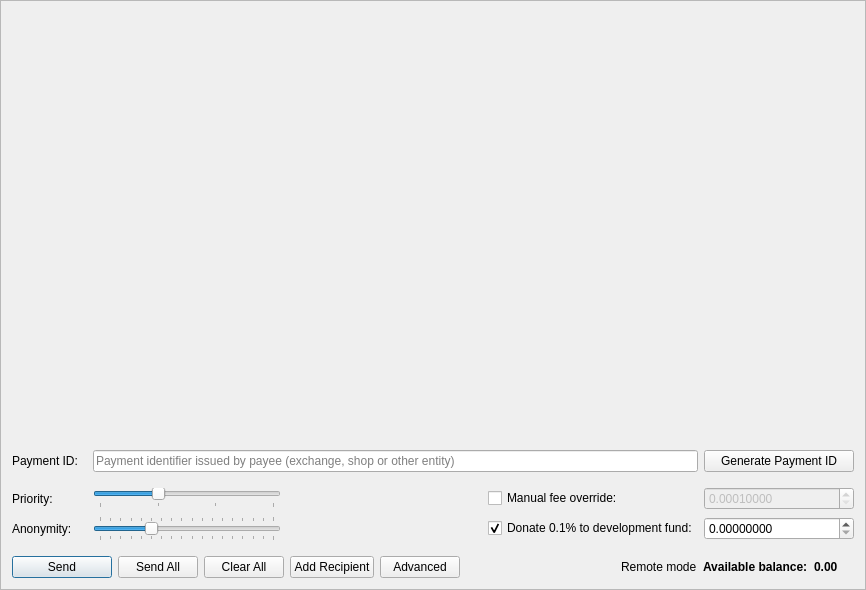
<?xml version="1.0" encoding="UTF-8"?>
<ui version="4.0">
 <class>SendFrame</class>
 <widget class="QFrame" name="SendFrame">
  <property name="geometry">
   <rect>
    <x>0</x>
    <y>0</y>
    <width>866</width>
    <height>590</height>
   </rect>
  </property>
  <property name="windowTitle">
   <string>Frame</string>
  </property>
  <property name="frameShape">
   <enum>QFrame::StyledPanel</enum>
  </property>
  <property name="frameShadow">
   <enum>QFrame::Raised</enum>
  </property>
  <layout class="QVBoxLayout" name="m_send_frame_main_layout">
   <item>
    <widget class="QScrollArea" name="m_transfersScrollarea">
     <property name="frameShape">
      <enum>QFrame::NoFrame</enum>
     </property>
     <property name="widgetResizable">
      <bool>true</bool>
     </property>
     <widget class="QWidget" name="scrollAreaWidgetContents">
      <property name="geometry">
       <rect>
        <x>0</x>
        <y>0</y>
        <width>846</width>
        <height>538</height>
       </rect>
      </property>
      <layout class="QVBoxLayout" name="m_send_frame_layout">
       <property name="leftMargin">
        <number>0</number>
       </property>
       <property name="topMargin">
        <number>0</number>
       </property>
       <property name="rightMargin">
        <number>0</number>
       </property>
       <property name="bottomMargin">
        <number>0</number>
       </property>
       <item>
        <spacer name="verticalSpacer">
         <property name="orientation">
          <enum>Qt::Vertical</enum>
         </property>
         <property name="sizeHint" stdset="0">
          <size>
           <width>20</width>
           <height>445</height>
          </size>
         </property>
        </spacer>
       </item>
       <item>
        <layout class="QGridLayout" name="gridLayout">
         <property name="topMargin">
          <number>5</number>
         </property>
         <item row="0" column="0">
          <widget class="QLabel" name="label_6">
           <property name="sizePolicy">
            <sizepolicy hsizetype="Preferred" vsizetype="Preferred">
             <horstretch>0</horstretch>
             <verstretch>0</verstretch>
            </sizepolicy>
           </property>
           <property name="minimumSize">
            <size>
             <width>75</width>
             <height>0</height>
            </size>
           </property>
           <property name="maximumSize">
            <size>
             <width>100</width>
             <height>16777215</height>
            </size>
           </property>
           <property name="text">
            <string>Payment ID:</string>
           </property>
          </widget>
         </item>
         <item row="0" column="2">
          <widget class="QPushButton" name="m_generatePaymentIdButton">
           <property name="sizePolicy">
            <sizepolicy hsizetype="Preferred" vsizetype="Fixed">
             <horstretch>0</horstretch>
             <verstretch>0</verstretch>
            </sizepolicy>
           </property>
           <property name="minimumSize">
            <size>
             <width>150</width>
             <height>0</height>
            </size>
           </property>
           <property name="maximumSize">
            <size>
             <width>200</width>
             <height>16777215</height>
            </size>
           </property>
           <property name="text">
            <string>Generate Payment ID</string>
           </property>
          </widget>
         </item>
         <item row="0" column="1">
          <widget class="QLineEdit" name="m_paymentIdEdit">
           <property name="maxLength">
            <number>64</number>
           </property>
           <property name="placeholderText">
            <string>Payment identifier issued by payee (exchange, shop or other entity)</string>
           </property>
          </widget>
         </item>
        </layout>
       </item>
       <item>
        <widget class="QFrame" name="m_advancedWidget">
         <layout class="QGridLayout" name="advancedGridLayout">
          <property name="leftMargin">
           <number>0</number>
          </property>
          <property name="topMargin">
           <number>9</number>
          </property>
          <property name="rightMargin">
           <number>0</number>
          </property>
          <item row="1" column="0">
           <widget class="QLabel" name="label_2">
            <property name="minimumSize">
             <size>
              <width>75</width>
              <height>0</height>
             </size>
            </property>
            <property name="maximumSize">
             <size>
              <width>100</width>
              <height>16777215</height>
             </size>
            </property>
            <property name="text">
             <string>Anonymity:</string>
            </property>
           </widget>
          </item>
          <item row="1" column="4">
           <widget class="QCheckBox" name="donateCheckBox">
            <property name="text">
             <string>Donate 0.1% to development fund:</string>
            </property>
            <property name="checked">
             <bool>true</bool>
            </property>
           </widget>
          </item>
          <item row="0" column="0">
           <widget class="QLabel" name="label_3">
            <property name="minimumSize">
             <size>
              <width>75</width>
              <height>0</height>
             </size>
            </property>
            <property name="maximumSize">
             <size>
              <width>100</width>
              <height>16777215</height>
             </size>
            </property>
            <property name="text">
             <string>Priority:</string>
            </property>
           </widget>
          </item>
          <item row="1" column="1">
           <widget class="QSlider" name="m_mixinSlider">
            <property name="maximumSize">
             <size>
              <width>200</width>
              <height>16777215</height>
             </size>
            </property>
            <property name="baseSize">
             <size>
              <width>200</width>
              <height>0</height>
             </size>
            </property>
            <property name="minimum">
             <number>2</number>
            </property>
            <property name="maximum">
             <number>19</number>
            </property>
            <property name="pageStep">
             <number>1</number>
            </property>
            <property name="value">
             <number>7</number>
            </property>
            <property name="sliderPosition">
             <number>7</number>
            </property>
            <property name="tracking">
             <bool>false</bool>
            </property>
            <property name="orientation">
             <enum>Qt::Horizontal</enum>
            </property>
            <property name="tickPosition">
             <enum>QSlider::TicksBothSides</enum>
            </property>
            <property name="tickInterval">
             <number>1</number>
            </property>
           </widget>
          </item>
          <item row="0" column="5">
           <widget class="QDoubleSpinBox" name="m_feeSpin">
            <property name="enabled">
             <bool>false</bool>
            </property>
            <property name="minimumSize">
             <size>
              <width>150</width>
              <height>0</height>
             </size>
            </property>
            <property name="baseSize">
             <size>
              <width>150</width>
              <height>0</height>
             </size>
            </property>
            <property name="cursor">
             <cursorShape>IBeamCursor</cursorShape>
            </property>
            <property name="locale">
             <locale language="English" country="UnitedStates"/>
            </property>
            <property name="suffix">
             <string/>
            </property>
            <property name="decimals">
             <number>8</number>
            </property>
            <property name="minimum">
             <double>0.00010000</double>
            </property>
            <property name="maximum">
             <double>999999999999999.00000000</double>
            </property>
            <property name="singleStep">
             <double>0.00010000</double>
            </property>
            <property name="value">
             <double>0.00010000</double>
            </property>
           </widget>
          </item>
          <item row="1" column="5">
           <widget class="QDoubleSpinBox" name="m_donateSpin">
            <property name="minimumSize">
             <size>
              <width>150</width>
              <height>0</height>
             </size>
            </property>
            <property name="maximumSize">
             <size>
              <width>16777215</width>
              <height>16777215</height>
             </size>
            </property>
            <property name="baseSize">
             <size>
              <width>150</width>
              <height>0</height>
             </size>
            </property>
            <property name="cursor">
             <cursorShape>IBeamCursor</cursorShape>
            </property>
            <property name="locale">
             <locale language="English" country="UnitedStates"/>
            </property>
            <property name="decimals">
             <number>8</number>
            </property>
            <property name="maximum">
             <double>999999999999999.00000000</double>
            </property>
            <property name="singleStep">
             <double>0.10000000</double>
            </property>
           </widget>
          </item>
          <item row="1" column="3">
           <spacer name="horizontalSpacer">
            <property name="orientation">
             <enum>Qt::Horizontal</enum>
            </property>
            <property name="sizeType">
             <enum>QSizePolicy::Expanding</enum>
            </property>
            <property name="sizeHint" stdset="0">
             <size>
              <width>100</width>
              <height>20</height>
             </size>
            </property>
           </spacer>
          </item>
          <item row="0" column="1">
           <layout class="QGridLayout" name="m_priorityGridLayout">
            <property name="verticalSpacing">
             <number>0</number>
            </property>
            <item row="1" column="0">
             <widget class="QSlider" name="m_prioritySlider">
              <property name="maximumSize">
               <size>
                <width>200</width>
                <height>16777215</height>
               </size>
              </property>
              <property name="baseSize">
               <size>
                <width>200</width>
                <height>0</height>
               </size>
              </property>
              <property name="minimum">
               <number>1</number>
              </property>
              <property name="maximum">
               <number>4</number>
              </property>
              <property name="pageStep">
               <number>1</number>
              </property>
              <property name="value">
               <number>2</number>
              </property>
              <property name="sliderPosition">
               <number>2</number>
              </property>
              <property name="orientation">
               <enum>Qt::Horizontal</enum>
              </property>
              <property name="tickPosition">
               <enum>QSlider::TicksBelow</enum>
              </property>
              <property name="tickInterval">
               <number>1</number>
              </property>
             </widget>
            </item>
           </layout>
          </item>
          <item row="1" column="2">
           <widget class="QLabel" name="m_mixinLabel">
            <property name="text">
             <string/>
            </property>
           </widget>
          </item>
          <item row="0" column="4">
           <widget class="QCheckBox" name="m_manualFeeCheckBox">
            <property name="text">
             <string>Manual fee override:</string>
            </property>
           </widget>
          </item>
         </layout>
        </widget>
       </item>
      </layout>
     </widget>
    </widget>
   </item>
   <item>
    <layout class="QHBoxLayout" name="horizontalLayout">
     <item>
      <widget class="QPushButton" name="m_sendButton">
       <property name="minimumSize">
        <size>
         <width>100</width>
         <height>0</height>
        </size>
       </property>
       <property name="text">
        <string>Send</string>
       </property>
       <property name="icon">
        <iconset resource="../../resources.qrc">
         <normaloff>:/icons/btn-send</normaloff>:/icons/btn-send</iconset>
       </property>
       <property name="default">
        <bool>true</bool>
       </property>
      </widget>
     </item>
     <item>
      <widget class="QPushButton" name="m_sendAllButton">
       <property name="text">
        <string>Send All</string>
       </property>
       <property name="icon">
        <iconset resource="../../resources.qrc">
         <normaloff>:/icons/sweep</normaloff>:/icons/sweep</iconset>
       </property>
      </widget>
     </item>
     <item>
      <widget class="QPushButton" name="m_clearAllButton">
       <property name="text">
        <string>Clear All</string>
       </property>
       <property name="icon">
        <iconset resource="../../resources.qrc">
         <normaloff>:/icons/remove</normaloff>:/icons/remove</iconset>
       </property>
      </widget>
     </item>
     <item>
      <widget class="QPushButton" name="m_addRecipientButton">
       <property name="text">
        <string>Add Recipient</string>
       </property>
       <property name="icon">
        <iconset resource="../../resources.qrc">
         <normaloff>:/icons/add_recepient</normaloff>:/icons/add_recepient</iconset>
       </property>
      </widget>
     </item>
     <item>
      <widget class="QPushButton" name="m_advancedButton">
       <property name="text">
        <string>Advanced</string>
       </property>
       <property name="icon">
        <iconset resource="../../resources.qrc">
         <normaloff>:/icons/add</normaloff>:/icons/add</iconset>
       </property>
       <property name="checkable">
        <bool>true</bool>
       </property>
      </widget>
     </item>
     <item>
      <spacer name="horizontalSpacer_2">
       <property name="orientation">
        <enum>Qt::Horizontal</enum>
       </property>
       <property name="sizeHint" stdset="0">
        <size>
         <width>40</width>
         <height>20</height>
        </size>
       </property>
      </spacer>
     </item>
     <item>
      <widget class="QLabel" name="m_remote_label">
       <property name="font">
        <font>
         <weight>50</weight>
         <bold>false</bold>
        </font>
       </property>
       <property name="toolTip">
        <string>Wallet is connected through remote node. Additional 0.25% fee will be applied.</string>
       </property>
       <property name="text">
        <string>Remote mode</string>
       </property>
      </widget>
     </item>
     <item>
      <widget class="QLabel" name="label_4">
       <property name="font">
        <font>
         <weight>75</weight>
         <bold>true</bold>
        </font>
       </property>
       <property name="text">
        <string>Available balance:</string>
       </property>
      </widget>
     </item>
     <item>
      <widget class="QLabel" name="m_balanceLabel">
       <property name="font">
        <font>
         <weight>75</weight>
         <bold>true</bold>
        </font>
       </property>
       <property name="text">
        <string notr="true">0.00 </string>
       </property>
       <property name="textInteractionFlags">
        <set>Qt::LinksAccessibleByMouse|Qt::TextSelectableByMouse</set>
       </property>
      </widget>
     </item>
     <item>
      <widget class="QLabel" name="m_tickerLabel">
       <property name="text">
        <string notr="true"/>
       </property>
      </widget>
     </item>
    </layout>
   </item>
  </layout>
 </widget>
 <tabstops>
  <tabstop>m_transfersScrollarea</tabstop>
  <tabstop>m_paymentIdEdit</tabstop>
  <tabstop>m_generatePaymentIdButton</tabstop>
  <tabstop>m_prioritySlider</tabstop>
  <tabstop>m_manualFeeCheckBox</tabstop>
  <tabstop>m_feeSpin</tabstop>
  <tabstop>m_mixinSlider</tabstop>
  <tabstop>donateCheckBox</tabstop>
  <tabstop>m_donateSpin</tabstop>
  <tabstop>m_sendButton</tabstop>
  <tabstop>m_sendAllButton</tabstop>
  <tabstop>m_clearAllButton</tabstop>
  <tabstop>m_addRecipientButton</tabstop>
  <tabstop>m_advancedButton</tabstop>
 </tabstops>
 <resources>
  <include location="../../resources.qrc"/>
 </resources>
 <connections>
  <connection>
   <sender>m_addRecipientButton</sender>
   <signal>clicked()</signal>
   <receiver>SendFrame</receiver>
   <slot>addRecipientClicked()</slot>
   <hints>
    <hint type="sourcelabel">
     <x>282</x>
     <y>561</y>
    </hint>
    <hint type="destinationlabel">
     <x>432</x>
     <y>294</y>
    </hint>
   </hints>
  </connection>
  <connection>
   <sender>m_clearAllButton</sender>
   <signal>clicked()</signal>
   <receiver>SendFrame</receiver>
   <slot>clearAllClicked()</slot>
   <hints>
    <hint type="sourcelabel">
     <x>154</x>
     <y>561</y>
    </hint>
    <hint type="destinationlabel">
     <x>432</x>
     <y>294</y>
    </hint>
   </hints>
  </connection>
  <connection>
   <sender>m_sendButton</sender>
   <signal>clicked()</signal>
   <receiver>SendFrame</receiver>
   <slot>sendClicked()</slot>
   <hints>
    <hint type="sourcelabel">
     <x>53</x>
     <y>561</y>
    </hint>
    <hint type="destinationlabel">
     <x>432</x>
     <y>294</y>
    </hint>
   </hints>
  </connection>
  <connection>
   <sender>m_generatePaymentIdButton</sender>
   <signal>clicked()</signal>
   <receiver>SendFrame</receiver>
   <slot>generatePaymentIdClicked()</slot>
   <hints>
    <hint type="sourcelabel">
     <x>748</x>
     <y>497</y>
    </hint>
    <hint type="destinationlabel">
     <x>432</x>
     <y>294</y>
    </hint>
   </hints>
  </connection>
  <connection>
   <sender>m_advancedButton</sender>
   <signal>toggled(bool)</signal>
   <receiver>SendFrame</receiver>
   <slot>advancedClicked(bool)</slot>
   <hints>
    <hint type="sourcelabel">
     <x>335</x>
     <y>566</y>
    </hint>
    <hint type="destinationlabel">
     <x>432</x>
     <y>294</y>
    </hint>
   </hints>
  </connection>
  <connection>
   <sender>m_prioritySlider</sender>
   <signal>valueChanged(int)</signal>
   <receiver>SendFrame</receiver>
   <slot>priorityValueChanged(int)</slot>
   <hints>
    <hint type="sourcelabel">
     <x>188</x>
     <y>486</y>
    </hint>
    <hint type="destinationlabel">
     <x>432</x>
     <y>294</y>
    </hint>
   </hints>
  </connection>
  <connection>
   <sender>m_mixinSlider</sender>
   <signal>valueChanged(int)</signal>
   <receiver>SendFrame</receiver>
   <slot>mixinValueChanged(int)</slot>
   <hints>
    <hint type="sourcelabel">
     <x>188</x>
     <y>522</y>
    </hint>
    <hint type="destinationlabel">
     <x>432</x>
     <y>294</y>
    </hint>
   </hints>
  </connection>
  <connection>
   <sender>m_manualFeeCheckBox</sender>
   <signal>toggled(bool)</signal>
   <receiver>m_feeSpin</receiver>
   <slot>setEnabled(bool)</slot>
   <hints>
    <hint type="sourcelabel">
     <x>602</x>
     <y>486</y>
    </hint>
    <hint type="destinationlabel">
     <x>780</x>
     <y>485</y>
    </hint>
   </hints>
  </connection>
  <connection>
   <sender>m_sendAllButton</sender>
   <signal>clicked()</signal>
   <receiver>SendFrame</receiver>
   <slot>sendAllClicked()</slot>
   <hints>
    <hint type="sourcelabel">
     <x>154</x>
     <y>566</y>
    </hint>
    <hint type="destinationlabel">
     <x>432</x>
     <y>294</y>
    </hint>
   </hints>
  </connection>
 </connections>
 <slots>
  <slot>sendClicked()</slot>
  <slot>sendAllClicked()</slot>
  <slot>clearAllClicked()</slot>
  <slot>addRecipientClicked()</slot>
  <slot>mixinValueChanged(int)</slot>
  <slot>priorityValueChanged(int)</slot>
  <slot>advancedClicked(bool)</slot>
 </slots>
</ui>
